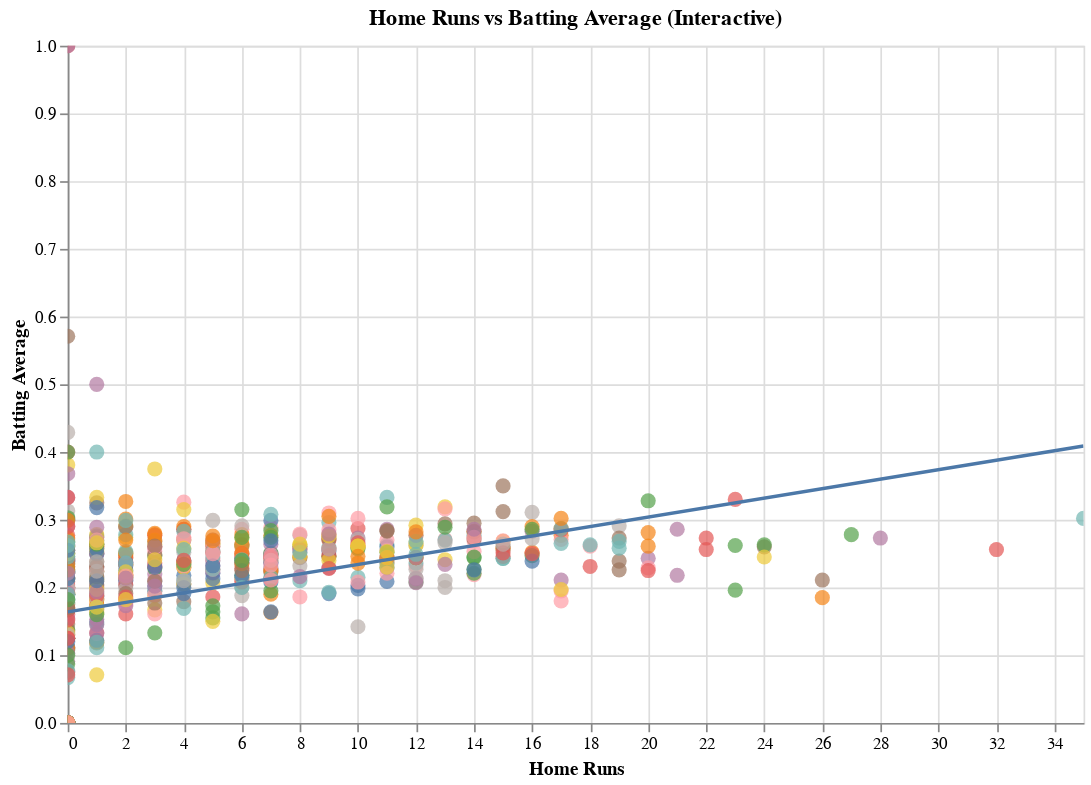

Source (notebook cell):
### Markdown cell above
### **2. Visualization Implementation**

Scatter Plot: Shows the relationship between Home Runs (HR) and Batting Average (AVG), colored by team. This helps analyze whether power hitters maintain high averages.

### Code cell
# Convert categorical columns to strings (Altair prefers this)
mlb_data["Tm"] = mlb_data["Tm"].astype(str)

# Dropdown filter with "HOU" pre-selected
team_dropdown = alt.binding_select(options=mlb_data["Tm"].unique().tolist(), name="Select Team: ")
team_selection = alt.selection_single(fields=["Tm"], bind=team_dropdown, name="Team")

# Scatter Plot: Home Runs vs. Batting Average
scatter_plot = alt.Chart(mlb_data).mark_circle(size=80).encode(
    x=alt.X("HR:Q", title="Home Runs"),
    y=alt.Y("BA:Q", title="Batting Average"),
    color=alt.Color("Tm:N", legend=None),
    tooltip=["Name:N", "Tm:N", "HR:Q", "BA:Q"]
).add_selection(
    team_selection
).transform_filter(
    team_selection
).interactive().properties(
    title="Home Runs vs Batting Average (Interactive)",
    width=600,
    height=400
)

# Add regression line to the scatter plot
scatter_plot = scatter_plot + scatter_plot.transform_regression("HR", "BA").mark_line(color="red")


# Display the scatter plot
scatter_plot.show()

### Figure 1 — Vega-Lite specification as saved in the notebook (floating-point values rounded to 4 significant figures; data arrays with more than 128 entries replaced by an {"elided": "..."} marker saying what was removed)
{"config": {"view": {"continuousWidth": 300, "continuousHeight": 300}}, "layer": [{"mark": {"type": "circle", "size": 80}, "encoding": {"color": {"field": "Tm", "legend": null, "type": "nominal"}, "tooltip": [{"field": "Name", "type": "nominal"}, {"field": "Tm", "type": "nominal"}, {"field": "HR", "type": "quantitative"}, {"field": "BA", "type": "quantitative"}], "x": {"field": "HR", "title": "Home Runs", "type": "quantitative"}, "y": {"field": "BA", "title": "Batting Average", "type": "quantitative"}}, "name": "view_22", "title": "Home Runs vs Batting Average (Interactive)", "transform": [{"filter": {"param": "Team"}}]}, {"mark": {"type": "line", "color": "red"}, "encoding": {"color": {"field": "Tm", "legend": null, "type": "nominal"}, "tooltip": [{"field": "Name", "type": "nominal"}, {"field": "Tm", "type": "nominal"}, {"field": "HR", "type": "quantitative"}, {"field": "BA", "type": "quantitative"}], "x": {"field": "HR", "title": "Home Runs", "type": "quantitative"}, "y": {"field": "BA", "title": "Batting Average", "type": "quantitative"}}, "title": "Home Runs vs Batting Average (Interactive)", "transform": [{"filter": {"param": "Team"}}, {"on": "HR", "regression": "BA"}]}], "data": {"name": "data-a8dc5d7e01d8e33644919e0c37b5606a"}, "height": 400, "params": [{"name": "Team", "select": {"type": "point", "fields": ["Tm"]}, "bind": {"input": "select", "options": ["WSN", "HOU", "ATL", "MIL", "SEA", "LAA", "OAK", "ARI", "CHW", "SFG", "TOT", "COL", "BOS", "NYY", "NYM", "MIA", "CHC", "PIT", "TBR", "STL", "CLE", "SDP", "DET", "BAL", "KCR", "LAD", "CIN", "TOR", "PHI", "MIN", "TEX"], "name": "Select Team: "}, "views": ["view_22"]}, {"name": "param_47", "select": {"type": "interval", "encodings": ["x", "y"]}, "bind": "scales", "views": ["view_22"]}], "width": 600, "$schema": "https://vega.github.io/schema/vega-lite/v5.17.0.json", "datasets": {"data-a8dc5d7e01d8e33644919e0c37b5606a": {"elided": "695 records"}}}
